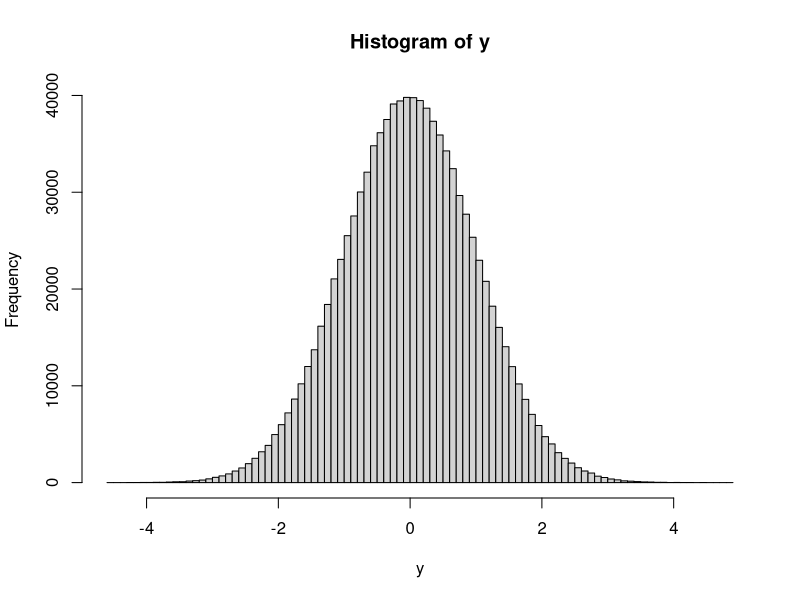
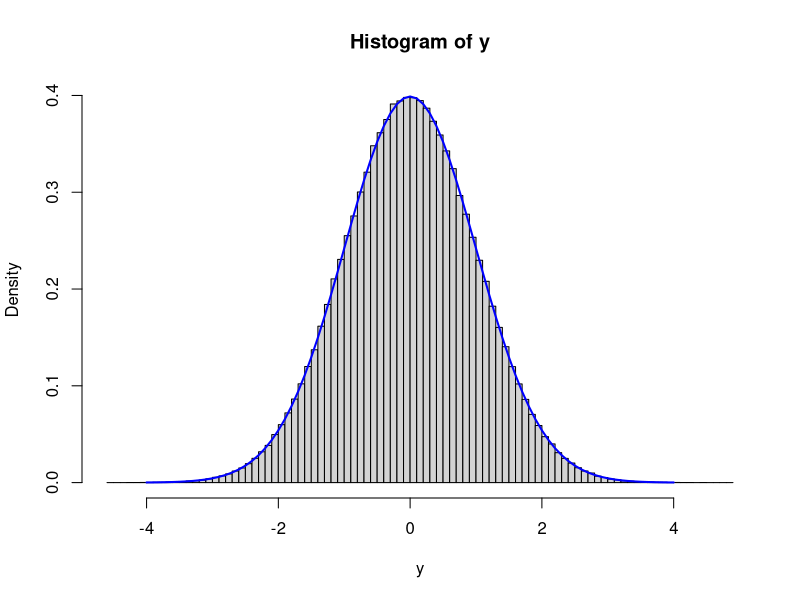
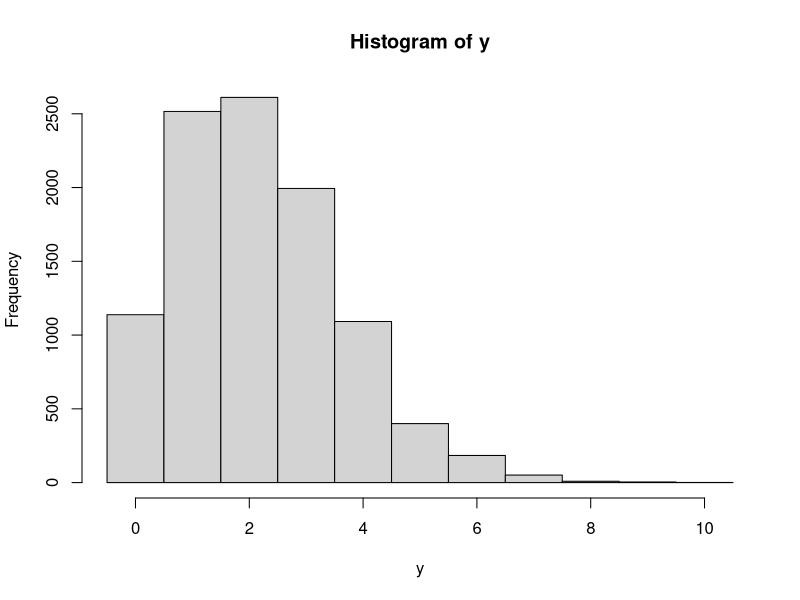
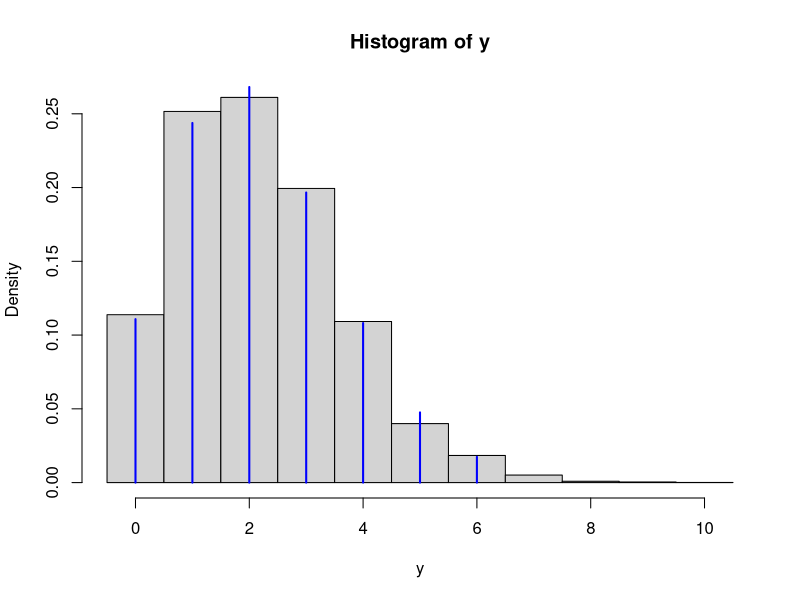
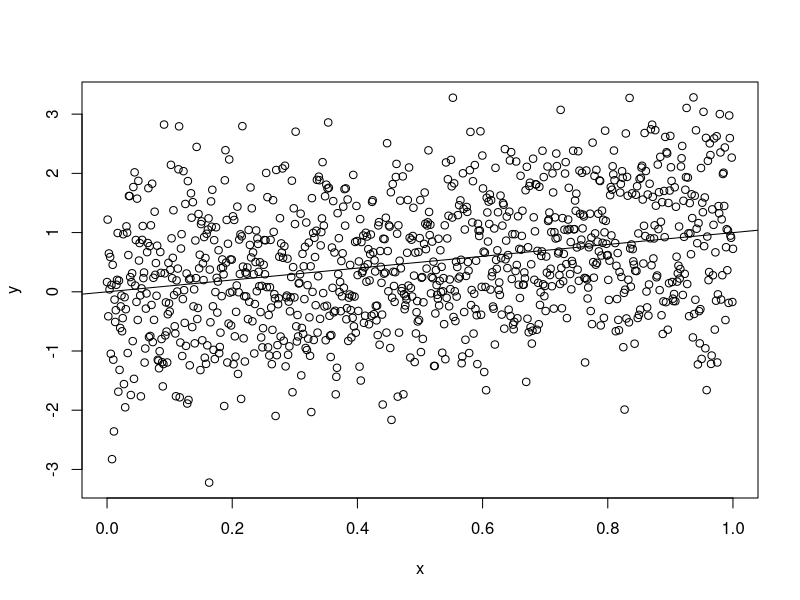
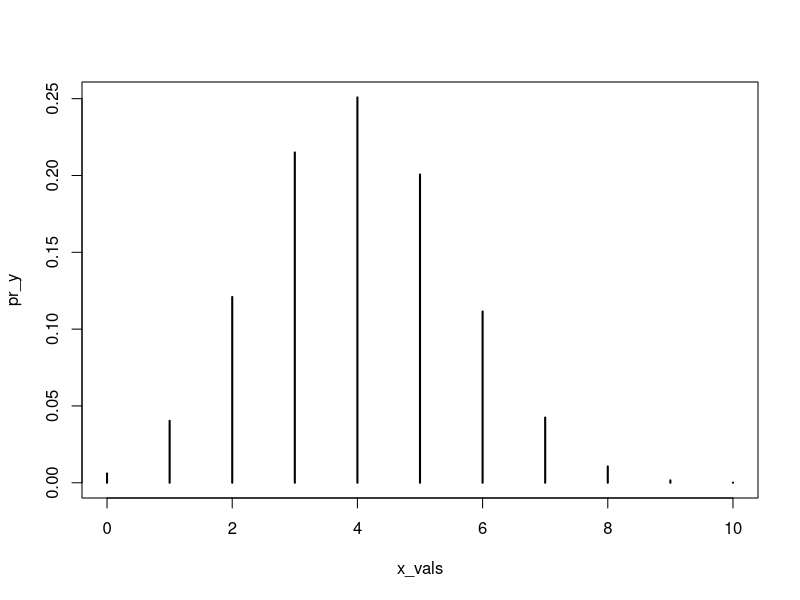
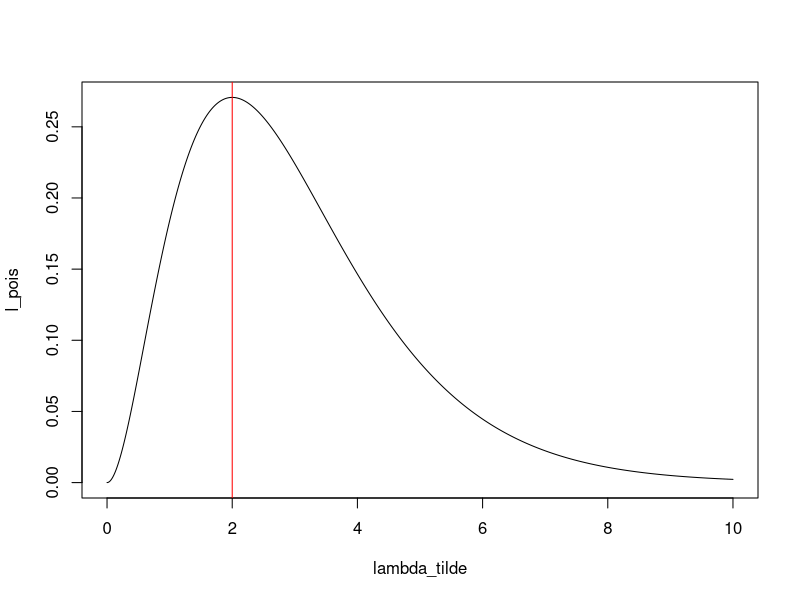
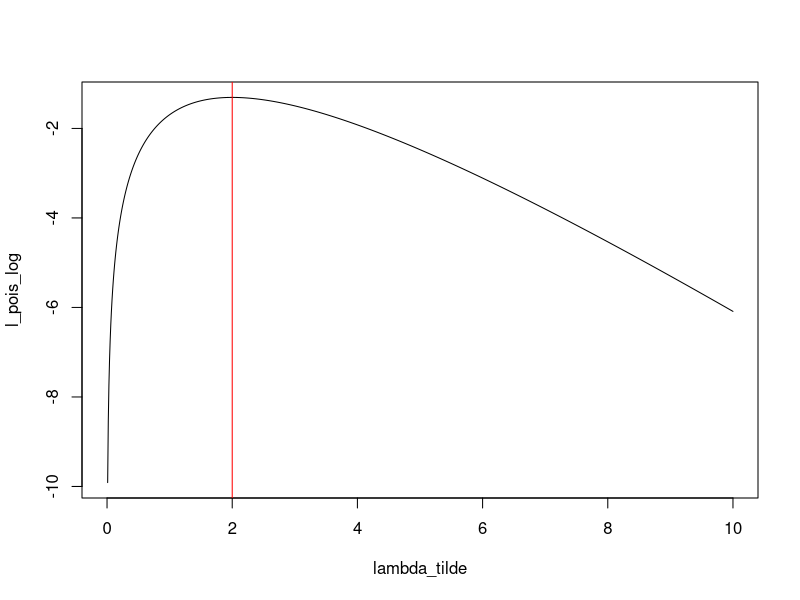

Recreate these plots in R, in order.
#-------------------------------------------------------------------------------
# First lecture

## Random experiment/random variable

rnorm(n = 1)

# Repeat!

repetitions <- 1000

y <- rnorm(n = repetitions)


# What percentage of values is <= -1 ?
mean(y <= -1)

# What percentage of values is >= 1 ?
mean(y >= 1)

# What percentage of values is in (-1, 1) ?
mean(-1 < y & y < 1)

# each time you run this it will return different values
rnorm(n=1)

# we can run it for 1000 times to see if we get any patterns
y <- rnorm(n=1000)
y

# what percentage of values is <= -1?
sum(y <= -1)/1000 # or like this:
mean(y <= -1)

# what percentage of values is >= 1?
sum(y >= 1)/1000 # or like this:
mean(y >= 1)

# what percentage of values is in (-1, 1)
mean(-1< y & y < 1)

# Now increase the sample size:

repetitions <- 100000
# what percentage of values is <= -1?
sum(y <= -1)/repetitions # or like this:
mean(y <= -1)

# what percentage of values is >= 1?
sum(y >= 1)/repetitions # or like this:
mean(y >= 1)

# what percentage of values is in (-1, 1)
mean(-1< y & y < 1)

# with 68% certainity we know it lies between -1 and 1! to converge to this we 
# need to increase the number of repetitions!


# ------------------------------
# second lecture

##Random experiment/random variables
rnorm(n = 1)

#Repeat
repetitions <- 1000000
y <- rnorm(n = repetitions)
y
hist(y, breaks = 100) ## distribution of y

##overlay probability density function (PDF)
std_norm <- function(y) {
  1/ sqrt(2* pi) * exp(-(y^2 / 2))
}
std_norm(0)
hist(y, freq = FALSE, breaks = 100)

xvals <- seq(-4, to = 4, by = 0.1)
y_den <- std_norm(xvals)
lines(x = xvals, y = y_den, col = "blue", lwd = 2)

xvals # x-values ranging from -4 to 4
y_den # densities corresponding to each x-value

#Built-on R base normal distribution
dnorm(0, mean = )
####Poisson distribution = does not return negative outcome values.
repetitions <- 10000

#Simulate some data
y <- rpois(n = repetitions, lambda = 2.2) # a 100 simulated outcomes
hist(y, breaks = seq(from = 0 - 0.5, to = max(y) + 0.5)) #makes it discrete as it should be

#Overlay the probability distribution ----
d_poisson <- function(y, lambda = 2.2) {
  exp(- lambda) * lambda^y / factorial(y)
}

hist(y, freq= FALSE, breaks = seq(from = 0 - 0.5, to = max(y) + 0.5))
xvals <-0:6
y_den <- d_poisson(xvals)
lines(x = xvals, y = y_den, col = "blue", lwd =2, type = "h")
xvals
y_den

d_poisson(1, lambda = 2.2) # to solve the assignment 1.2 q:3

#built-in base R Poisson function
dpois(1, lambda = 2.2)

##What percentage of values is <= -1?
mean(y <= -1)


##What percentage of values is >= 1?
mean(y >= 1)


##What percentage of values is in (-1, 1)?
mean(-1 < y & y < 1) ## The probability is about 68 percent

##Through this process, we can narrow the range of outcomes down depending on the the values we created.
#Yet there will always be some degrees of uncertainties in our predictions
#but some things might be more likely to occur than others, based on the observations.




#---------------------------------------------------------
#Tutorial lesson 1.1 - 19/04/2023
## Example 1.2

#1) Write code to write the two input a and b?

a <- 4:6 ##Vector
b <- 2 #Scalar

#The summation sign is adding up the intermediate results
##The summation formula
sum(a+b)

#or C++ more complicated way, called "looping"  <- not recommended
seq_along(a)
s <- 0
for (i in seq_along(a)) {
  s <- s + a[i] + b
}
s

# Or this more R compatible way in looping
s <- 0
for (a_i in a) {
  s <- s + a_i + b
}
s

##Example 2.2
p <-8:9
q <- 7
prod(p + q)

#Or this way if the "p" vector has to elements
m <- (p[1] + q) * (p[2] + q)
m


##Write one line of code to compute the scalar product shown in section 5 of the math refresher:
#Use these as inputs
#Example 5

x <- c(1, 3, 2.5, 5, 3)
beta <- c(0.5, 1.3, 0.7, 0.5, 0.1)

##not recommended at all!!!
n <- x[1] * beta[1] + x[2] * beta[2] + x[3] * beta[3]
+ x[4] * beta[4] + x[5] * beta[5]
n

# we can use the looping method instead
for (i in seq_along(x)) {
 xb <- x[i] * beta[i]
}
sum(x * beta)

# or this method but still not recommended!!! 
sum(x * beta)

#preferred solution by "matrix calculation"
x %*% beta
#or transposing the matrix by using the t() function
t(x) %*% beta


##Write a function sq() that takes a single (numeric) input
#and returns the square (of all elements) of the input

sq <- function(x) x^2 
sq(5)

#or for squaring a vector
sq(c(2, 5, 9))

#or
sq <- function(x) {
  out <- x^2
  return(out)
}
sq(5)


##How to do a linear normal DGP (data generating process??
n <- 1000
beta_1 <- 1

#Create x vector in the simulation ....
x <- seq(from = 0, to = 1, length.out = n)
x
#or display x in a data frame where X is the "explanatory variable"
data.frame(x)

#now we want another column to display the "dependent variable" which is a stochastic variable
#The mean is a function of "x" and "beta" and it is fixed.

# Simulation data y ....

#systematic component
xb <- x * beta_1

#stochastic component
y <- rnorm(n = n, mean = xb) ##remember that "rnorm" is a randomly distributed variable

data.frame(x, y) #we computed 1000 means in this case

##scatter plot
plot(x, y)
abline(c(0, beta_1))

#This is the linear regression model, we can repeat it many times to see how the values deviate
lm(y ~ x)


#homework, generalize this to the case where beta <- (beta_1, beta_2)
##such as abline(beta)



# ----------------------------------------------------------------------------
# Second tutorial:

# missing part
d_bionomial <- function(y, N, p){
  choose(N, y) * p^y * (1-p)^(N-y)
}

y_all_female <- 10
y_all_male <- 0

d_bionomial(y_all_female, N=10, p=0.4)
d_bionomial(y_all_male, N=10, p=0.4)


# when you have mutually exclusive outcomes like nbr of females in the cabinet, you 
# can add up the probability of having 0 female, 1 female, 2 females, etc.

Nbr <- 10
prob <- 0.4

y_maj_male <- 0:4
y_maj_female <- 6:10

sum(d_bionomial(y_maj_female, N=Nbr, p=prob))
sum(d_bionomial(y_maj_male, N=Nbr, p=prob))

x_vals <- 0:10
pr_y <- d_bionomial(x_vals, N=Nbr, p=prob)
plot(x= x_vals, y=pr_y, type='h', lwd=2)


# the built-in fuction for bionomial distribution is dbinom

dbinom(x = 3, size = 10, prob = 0.4)


sum(dbinom(x= y_maj_female, size=Nbr, prob = prob))
sum(dbinom(x=y_maj_male, size=Nbr, prob=prob))

# or better still, we are using the cumulative distribution functions:
pbinom(4, size=10, prob =0.4)
pbinom(5, size=10, prob=0.4, lower.tail = FALSE)

#-----------------------------------------------------------------
#Third session

# Assignment 2.1 question 5
#hypothesis parameter valus
lambda_hyp1 <- 1.1
lambda_hyp2 <- 2.9
lambda_hyp3 <- 3.5

#data
y <-2

#likelihood:
dpois(x=y, lambda = lambda_hyp1)
dpois(x=y, lambda = lambda_hyp2)
dpois(x=y, lambda = lambda_hyp3)

#second way of doing this task:
lambda_hyp <- c(1.1, 2.9, 3.5)
lambda_tilde <- setNames(nm = lambda_hyp)
dpois(x=y, lambda = lambda_tilde)

#plot lilelihood functions
lambda_tilde <- seq(from=0, to=10, by=1e-2)
l_pois <- dpois(x=y, lambda = lambda_tilde, log = FALSE)
l_pois_log <- dpois(x=y, lambda = lambda_tilde, log = TRUE)
plot(x=lambda_tilde, y=l_pois, type='l')
abline(v=2, col='red')
plot(x=lambda_tilde, y=l_pois_log, type='l')
abline(v=2, col='red')

1e-2

#second example
y<-4
N<-15
p_tilde <- seq(from=0, to=1, by=1e-2)
l_binom <- dbinom(x=y, size = N, prob = p_tilde)
plot(x=p_tilde, y=l_binom, type='l')
abline(v=0.27, col='pink')
abline(v=4/15, col='red')
#final point
# taking the log doesn't change the density function????? Ask!

#end
#_________________________________________________________________________________________
#Third tutorial  (was canceled)
#____________________________________________________________________________________________
#forth session lesson 2.2

